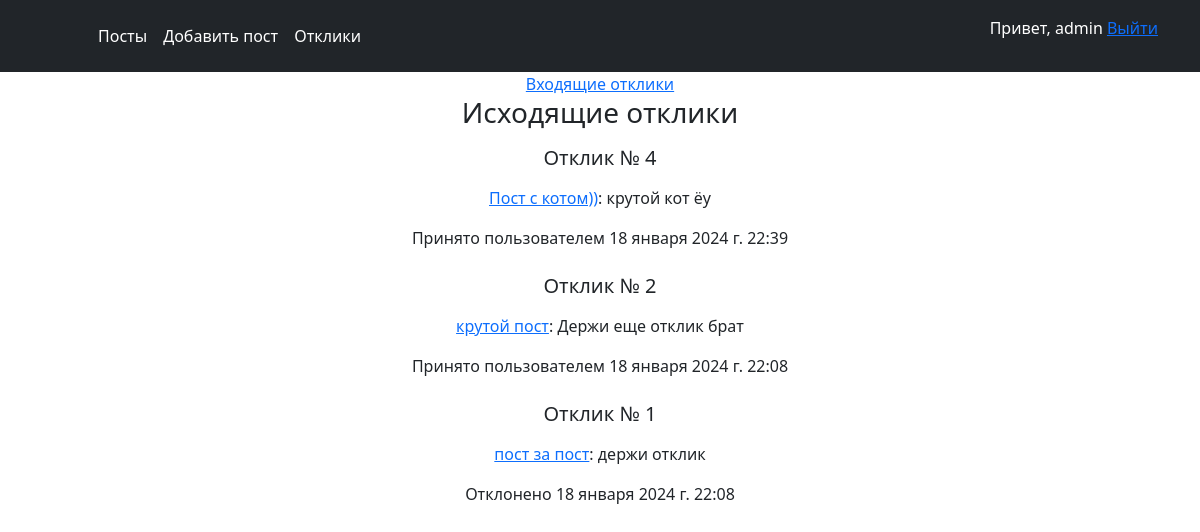
The app's page /responses?send=1 (signed in) with its own data.
### posts/models.py (models this page shows, shortened)
class Response(models.Model):
    post = models.ForeignKey(Post, on_delete=models.CASCADE)
    sender = models.ForeignKey(User, on_delete=models.CASCADE)
    text = models.TextField(default=None, null=True)
    create_time = models.DateTimeField(auto_now_add=True)
    accepted = models.BooleanField(default=False)
    accepted_datetime = models.DateTimeField(default=None, null=True, blank=True)
    class Meta:
        ordering = ['-create_time']

class Post(models.Model):
    author = models.ForeignKey(User, on_delete=models.CASCADE)
    title = models.CharField(max_length=255)
    content = RichTextUploadingField(blank=True, null=True)
    category = models.ForeignKey(Category, on_delete=models.CASCADE)
    time_create = models.DateTimeField(auto_now_add=True)
    def __str__(self):
        return (self.title)

### accounts/models.py (models this page shows, shortened)
class UserProfile(models.Model):
    user = models.OneToOneField(User, on_delete=models.CASCADE)
    timezone = models.CharField(max_length=255)

### posts/views.py (the view, shortened to what this page needs)
# urls.py: path('responses', responsesview, name='responses'),
@login_required
def responsesview(request):
    content = {}
    if request.GET.get('send',None):
        content['title'] = 'Исходящие отклики'
        content.setdefault('responses', Response.objects.filter(sender=request.user))   # исходящие отклики
    elif request.GET.get('postfilter',None): #входящие отклики с фильтром
        content['title'] = 'Входящие отклики'
        content.setdefault('responses', Response.objects.filter(post__id=request.GET.get('postfilter')))
        content['postlist'] = Post.objects.filter(author=request.user)
        content['choosenpost'] = int(request.GET.get('postfilter'))
    else:
        content['title'] = 'Входящие отклики'
        content.setdefault('responses', Response.objects.filter(post__author=request.user))  # это входящие отклики
        content['postlist'] = Post.objects.filter(author=request.user)
    content['usertimezone'] = UserProfile.objects.get(user=request.user).timezone
    return render(request, 'responses.html', content)

### posts/templates/responses.html (shortened to what this page needs)
{% extends 'base.html' %}
{% load tz %}
{% load static %}
{% block content %}
    {% if title == 'Исходящие отклики' %}
        <a href="{% url 'responses'  %}">Входящие отклики</a>
        <h3>Исходящие отклики</h3>
        {% for response in responses %}
            <h5 class="p-2">  Отклик № {{ response.id }}</h5>
            <p><a href="{% url 'post' response.post.id %}">{{ response.post }}</a>: {{ response.text }} </p>
            {% if response.accepted_datetime %}
                {% if response.accepted %}
                    <p>Принято пользователем {{ response.accepted_datetime|timezone:usertimezone }}</p>
                {% else %}
                    <p>Отклонено {{ response.accepted_datetime|timezone:usertimezone }}</p>
                {% endif %}
            {% else %}
                <p>Ждет ответа пользователя</p>
            {% endif %}
        {% endfor %}
    {% endif %}
{% endblock %}

### posts/templates/base.html (shortened to what this page needs)
{% load static %}
<html>
  <head>
    <link href="https://cdn.jsdelivr.net/npm/bootstrap@5.3.2/dist/css/bootstrap.min.css" rel="stylesheet">
  </head>
  <body>
  <header class="p-3 text-bg-dark">
    <div class="container">
      <div class="d-flex flex-wrap align-items-center justify-content-center justify-content-lg-start">
        <a href="/static" class="d-flex align-items-center mb-2 mb-lg-0 text-white text-decoration-none">
          <svg class="bi me-2" width="40" height="32" role="img" aria-label="Bootstrap"><use xlink:href="#bootstrap"></use></svg>
        </a>
        <ul class="nav col-12 col-lg-auto me-lg-auto mb-2 justify-content-center mb-md-0">
          <li><a href="{% url 'posts'%}" class="nav-link px-2 text-white">Посты</a></li>
          {% if user.is_authenticated %}
            <li><a href="{% url 'addpost'%}" class="nav-link px-2 text-white">Добавить пост</a></li>
            <li><a href="{% url 'responses'%}" class="nav-link px-2 text-white">Отклики</a></li>
          {% endif %}
        </ul>
        {% if user.is_authenticated %}
          <p>Привет, {{ user.get_username  }}  <a href="{% url 'account_logout' %}">Выйти</a></p>
        {% else %}
          <div class="text-end">
            <a href="{% url 'account_login' %}"><button  type="button" class="btn btn-outline-light me-2">Вход</button></a>
            <a href="{% url 'account_signup' %}"><button  type="button" class="btn btn-outline-light me-2">Регистрация</button></a>
          </div>
        {% endif %}
      </div>
    </div>
  </header>
    <div align="center">
    {% block content %}
    {% endblock %}
    </div>
  </body>
</html>

### records on screen
Response: id "4", post "Пост с котом))", text "крутой кот ёу", accepted_datetime "18 января 2024 г. 22:39"
Response: id "2", post "крутой пост", text "Держи еще отклик брат", accepted_datetime "18 января 2024 г. 22:08"
Response: id "1", post "пост за пост", text "держи отклик", accepted_datetime "18 января 2024 г. 22:08"

### other values on screen
{{ user.get_username }} "admin"
